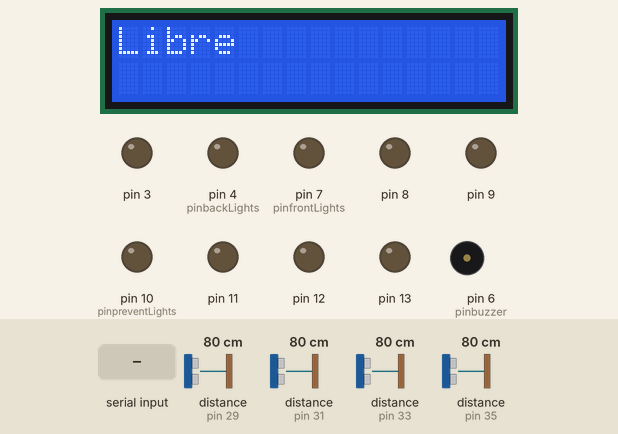
Recording of a sketch running on a simulated Arduino Mega 2560, built with avr-gcc and run on an emulated ATmega2560. On the bench: 16×2 character LCD, output pins drawn as LEDs (lit = HIGH), buzzer (waves = sounding). Wiring (inferred from the names in the program): 4 × ultrasonic range finder: trigger pin 28, echo pin 29 / trigger pin 30, echo pin 31 / trigger pin 32, echo pin 33 / trigger pin 34, echo pin 35. The test bench sets the inputs (shaded band); at power-on: distance to the obstacle (sensors on pin 29, pin 31, pin 33, pin 35) 80 cm. The echo pulse lasts 58.3 µs per cm; pins used as bus, display or sensor lines are not drawn; what the sketch prints to the serial monitor is not drawn.

Above: at 1.2 s.
1.3 s: distance to the obstacle (sensor on pin 29) set to 2 cm
At 2.2 s:
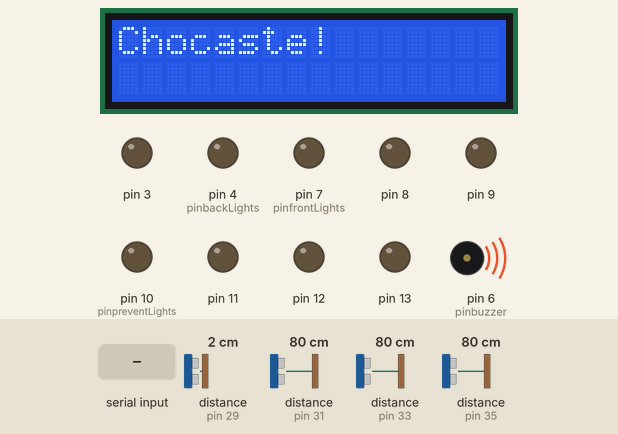
2.8 s: distance to the obstacle (sensor on pin 29) set to 9 cm
At 3.9 s:
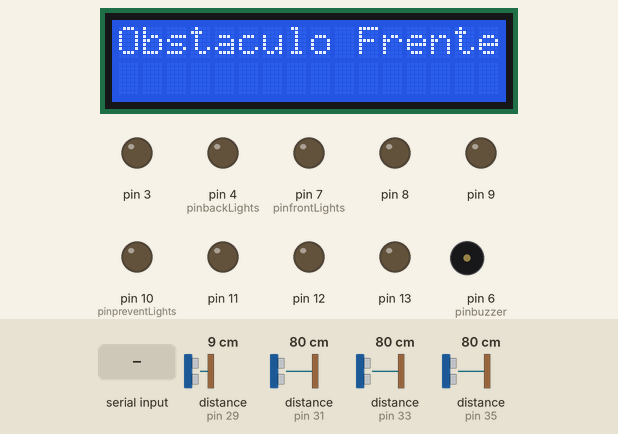
4.3 s: "I" received over Serial
At 4.8 s:
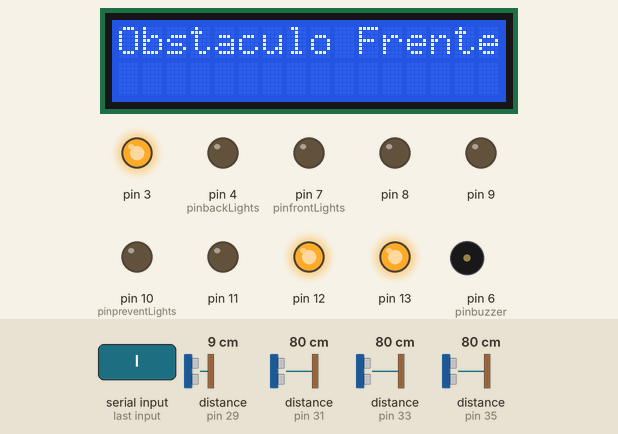
5.8 s: byte 85 ('U') received over Serial
At 7.0 s:
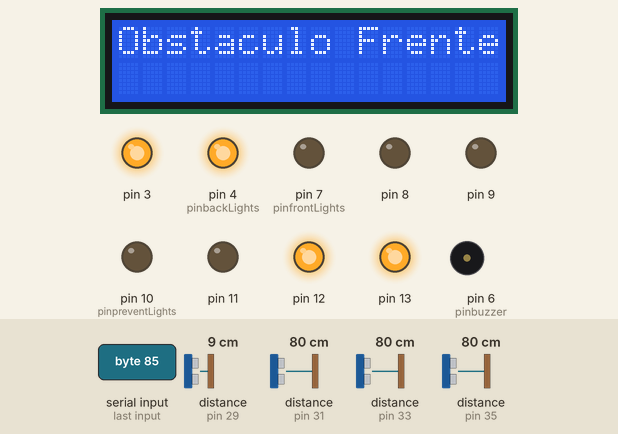
7.3 s: byte 86 ('V') received over Serial
At 7.31 s:
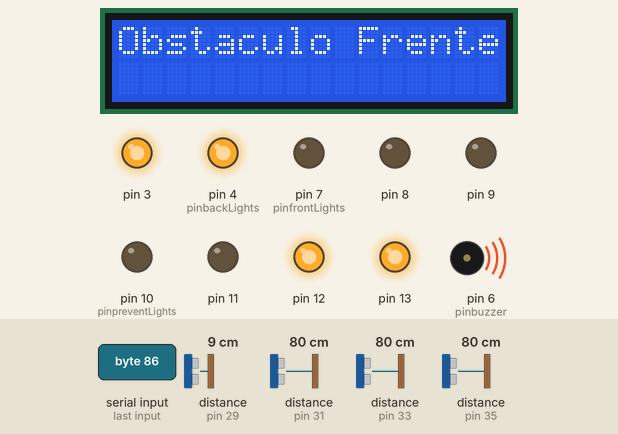
8.8 s: "J" received over Serial
At 9.4 s:
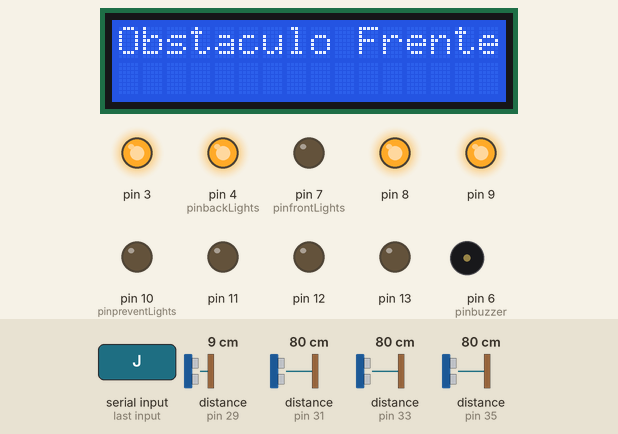
Timing chart, 0 to 11.3 s (numbered marks = the images above; inputs shaded):
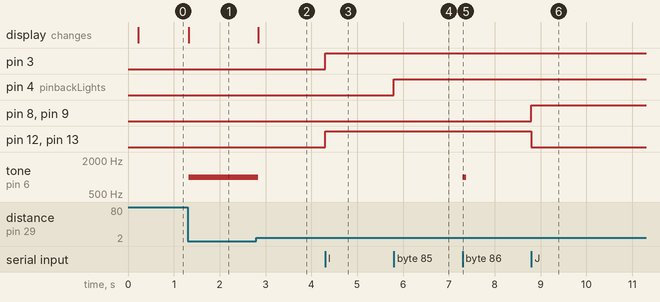

The sketch:

funciona.ino
```cpp
#include <LiquidCrystal.h>
#include <MotorShieldR3.h>

// Configurar LCD en modo 4 bits (RS, E, D4, D5, D6, D7)
LiquidCrystal lcd(40, 41, 42, 43, 44, 45);
MotorShieldR3 Car;

// Pines de los sensores ultrasónicos
#define TRIG_F 28
#define ECHO_F 29
#define TRIG_D 30
#define ECHO_D 31
#define TRIG_I 32
#define ECHO_I 33
#define TRIG_A 34
#define ECHO_A 35

// Pines de luces y buzzer
#define pinfrontLights 7
#define pinbackLights 4
#define pinpreventLights 10
#define pinbuzzer 6

// Variables de tiempo para los sensores
unsigned long lastSensorRead = 0;
const unsigned long sensorInterval = 200; // Leer sensores cada 200 ms

// Variables de control
char command = 'S';
char prevCommand = 'A';
int velocity = 0;
boolean flag = false;
int lastObstacle = -1; // Para evitar refrescar el LCD innecesariamente

void setup() {
    Serial.begin(9600); // Bluetooth
    lcd.begin(16, 2);

    // Configurar pines de sensores ultrasónicos
    pinMode(TRIG_F, OUTPUT); pinMode(ECHO_F, INPUT);
    pinMode(TRIG_D, OUTPUT); pinMode(ECHO_D, INPUT);
    pinMode(TRIG_I, OUTPUT); pinMode(ECHO_I, INPUT);
    pinMode(TRIG_A, OUTPUT); pinMode(ECHO_A, INPUT);

    // Configurar pines de luces y buzzer
    pinMode(pinfrontLights, OUTPUT);
    pinMode(pinbackLights, OUTPUT);
    pinMode(pinpreventLights, OUTPUT);
    pinMode(pinbuzzer, OUTPUT);

    lcd.clear();
}

long medirDistancia(int trig, int echo) {
    digitalWrite(trig, LOW);
    delayMicroseconds(2);
    digitalWrite(trig, HIGH);
    delayMicroseconds(10);
    digitalWrite(trig, LOW);
    return pulseIn(echo, HIGH, 20000) / 58;  // Convertir a cm con timeout
}

void actualizarSensores() {
    int distanciaF = medirDistancia(TRIG_F, ECHO_F);
    int distanciaD = medirDistancia(TRIG_D, ECHO_D);
    int distanciaI = medirDistancia(TRIG_I, ECHO_I);
    int distanciaA = medirDistancia(TRIG_A, ECHO_A);

    int obstaculo = -1;
    if (distanciaF <= 5 || distanciaD <= 5 || distanciaI <= 5 || distanciaA <= 5) {
        obstaculo = 5;  // Chocaste
        tone(pinbuzzer, 1000);
    } else if (distanciaF <= 10) obstaculo = 0;
    else if (distanciaD <= 10) obstaculo = 1;
    else if (distanciaI <= 10) obstaculo = 2;
    else if (distanciaA <= 10) obstaculo = 3;
    else obstaculo = 4;

    if (obstaculo != lastObstacle) {
        lcd.clear();
        lcd.setCursor(0, 0);
        switch (obstaculo) {
            case 0: lcd.print("Obstaculo Frente"); break;
            case 1: lcd.print("Obstaculo Derecha"); break;
            case 2: lcd.print("Obstaculo Izquierda"); break;
            case 3: lcd.print("Obstaculo Atras"); break;
            case 5: lcd.print("Chocaste!"); break;
            default: lcd.print("Libre");
        }
        lastObstacle = obstaculo;
    }

    if (obstaculo != 5) {
        noTone(pinbuzzer);
    }
}

void loop() {
    // Bluetooth en alta prioridad
    if (Serial.available() > 0) {
        prevCommand = command;
        command = Serial.read();
        if (command != prevCommand) {
            Serial.println(command);
            switch (command) {
                case 'F': Car.Forward_2W(velocity, velocity); break;
                case 'B': Car.Back_2W(velocity, velocity); break;
                case 'L': Car.RotateLeft_2W(velocity, velocity); break;
                case 'R': Car.RotateRight_2W(velocity, velocity); break;
                case 'S': Car.Stopped_2W(); break;
                case 'I': Car.ForwardRight_2W(velocity, velocity); break;
                case 'J': Car.BackRight_2W(velocity, velocity); break;
                case 'G': Car.ForwardLeft_2W(velocity, velocity); break;
                case 'H': Car.BackLeft_2W(velocity, velocity); break;
                case 'W': digitalWrite(pinfrontLights, HIGH); break;
                case 'w': digitalWrite(pinfrontLights, LOW); break;
                case 'U': digitalWrite(pinbackLights, HIGH); break;
                case 'u': digitalWrite(pinbackLights, LOW); break;
                case 'X': flag = true; break;
                case 'x': flag = false; digitalWrite(pinpreventLights, LOW); break;
                case 'V': tone(pinbuzzer, 1000); break;
                case 'v': noTone(pinbuzzer); break;
                case 'D':
                    digitalWrite(pinfrontLights, LOW);
                    digitalWrite(pinbackLights, LOW);
                    Car.Stopped_2W();
                    break;
                default:
                    if (command >= '0' && command <= '9') {
                        velocity = max((command - '0') * 28, 84);
                        Car.SetSpeed_2W(velocity, velocity);
                    }
            }
        }
    }

    // Sensores en segundo plano
    if (millis() - lastSensorRead >= sensorInterval) {
        actualizarSensores();
        lastSensorRead = millis();
    }
}
```

MotorShieldR3.h
```cpp
#ifndef MotorShieldR3_h
#define MotorShieldR3_h

#include "Arduino.h"

class MotorShieldR3
{
	public:
		MotorShieldR3();
		MotorShieldR3(bool channelSelect);

		void Forward_2W(int pwmA, int pwmB);
		void Back_2W(int pwmA, int pwmB);
		void RotateLeft_2W(int pwmA, int pwmB);
		void RotateRight_2W(int pwmA, int pwmB);
		void ForwardRight_2W(int pwmA, int pwmB);
		void BackRight_2W(int pwmA, int pwmB);
		void ForwardLeft_2W(int pwmA, int pwmB);
		void BackLeft_2W(int pwmA, int pwmB);
		void Stopped_2W();
		void SetSpeed_2W(int pwmA, int pwmB);
		void SetSpeedLeft_2W(int pwmA);
		void SetSpeedRight_2W(int pwmB);

	private:
		bool _channelSelect;
		int	PinIN1;
		int PinIN2;
		int _pinPwmA;
		int PinIN3;
		int PinIN4;
		int _pinPwmB;
		int _pwmA;
		int _pwmB;
};

#endif
```

Measured:
- after the input at 1.3 s, tone on pin 6 (pinbuzzer): silent → 1000 Hz at once; the display: changes at once (image 1)
- after the input at 2.8 s, tone on pin 6 (pinbuzzer): 1000 Hz → silent at once; the display: changes at once (image 2)
- after the input at 4.3 s, pin 3, pin 12, pin 13: LOW → HIGH at once
- after the input at 5.8 s, pin 4 (pinbackLights): LOW → HIGH at once
- after the input at 7.3 s, tone on pin 6 (pinbuzzer): silent → 1000 Hz at once, → silent 0.08 s later
- after the input at 8.8 s, pin 8, pin 9: LOW → HIGH at once; pin 12, pin 13: HIGH → LOW at once
